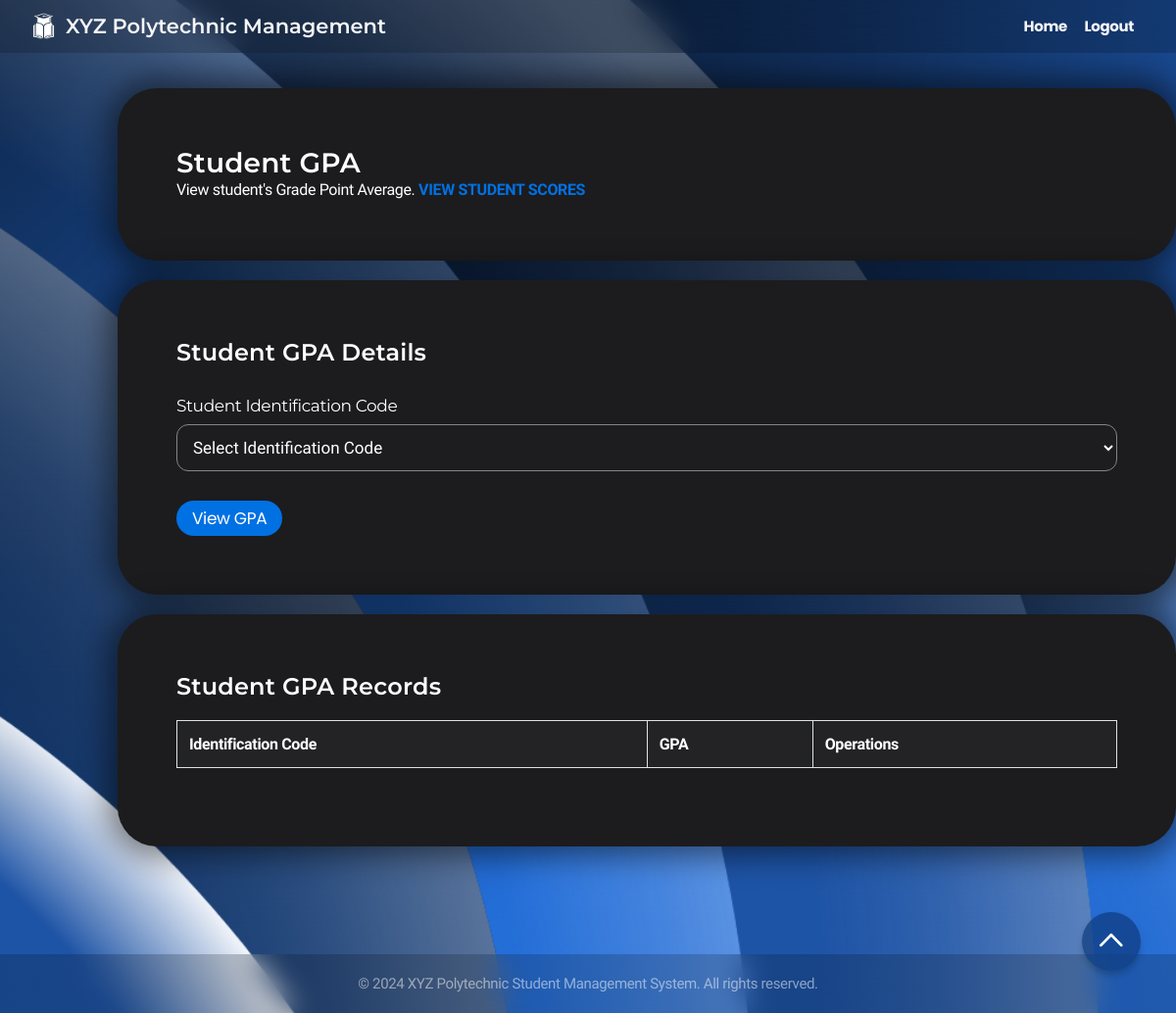
The page /CRUD4/admin_gpa.php on the database as committed earlier.
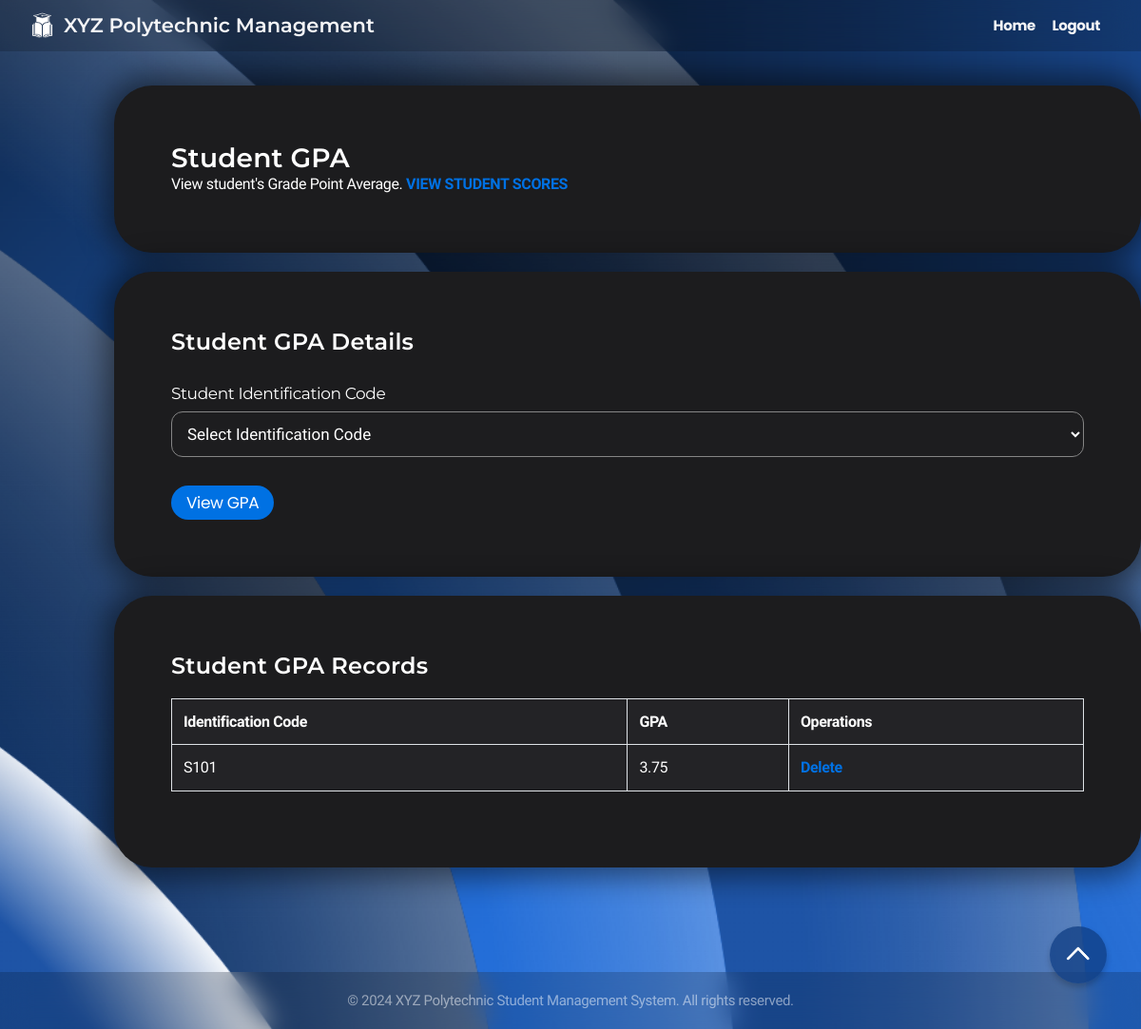
The same page on the database as committed later.
### tables this page shows
CREATE TABLE `student_score` (
  `identification_code` varchar(4) NOT NULL,
  `semester_gpa` decimal(3,2) NOT NULL
);

### CRUD4/admin_gpa.php (the view, shortened to what this page needs)
<?php
$connect = mysqli_connect("localhost", "root", "", "xyz polytechnic");
$full_name = isset($_SESSION['session_full_name']) ? $_SESSION['session_full_name']:"";
?>
<!DOCTYPE html>
<html lang="en">
<head>
    <link rel="stylesheet" href=" ../styles.css">
</head>
<body>
    <div class="navbar">
        <div class="navbar-brand">
            <img src=" ../logo.png" alt="XYZ Polytechnic Logo" class="school-logo">
            <h1>XYZ Polytechnic Management</h1>
        </div>
        <nav>
            <a href=" ../admin_dashboard.php">Home</a>
            <a href=" ../logout.php">Logout</a>
            <a><?php echo htmlspecialchars($full_name); ?></a>
        </nav>
    </div>
    <div class="container">
        <div class="card">
            <h2>Student GPA</h2>
            <p>View student's Grade Point Average. <a href="admin_score.php">VIEW STUDENT SCORES</a></p>
        </div>
        <div class="card">
            <h3>Student GPA Details</h3>
            <form method="post" action="admin_gpa.php">
                <div class="form-group">
                    <label class="label" for="identification_code">Student Identification Code</label>
                    <select name="identification_code" required>
                        <option value="">Select Identification Code</option>
                    </select>
                </div>
                <button type="submit" name="view_button" value="View GPA">View GPA</button>
            </form>
        </div>
        <div class="card">
            <h3>Student GPA Records</h3>
            <button id="scrollToTop" class="button" onclick="scroll_to_top()"><img src=" ../scroll_up.png" alt="Scroll to top"></button>
            <?php
            $query = $connect->prepare("SELECT identification_code, semester_gpa FROM student_score");
            $query->execute();
            $query->bind_result($identification_code, $gpa);
            echo '<table border="1" bgcolor="white" align="center">';
            echo '<tr><th>Identification Code</th><th>GPA</th><th colspan="1">Operations</th></tr>';
            while ($query->fetch()) {
                echo "<tr>";
                echo "<td>" . htmlspecialchars($identification_code) . "</td>";
                echo "<td>" . htmlspecialchars(number_format($gpa, 2)) . "</td>";
                echo "<td><a href='#' onclick='confirmDelete(\"" . htmlspecialchars($identification_code) . "\", \"" . htmlspecialchars($_SESSION['csrf_token']) . "\")'>Delete</a></td>";
                echo "</tr>";
            }
            echo "</table>";
            ?>
        </div>
    </div>
    <footer class="footer">
        <p>&copy; 2024 XYZ Polytechnic Student Management System. All rights reserved.</p>
    </footer>
</body>
</html>

Rows that differ between the two databases and show on the page:
added student_score: identification_code "S101", semester_gpa "3.75"
